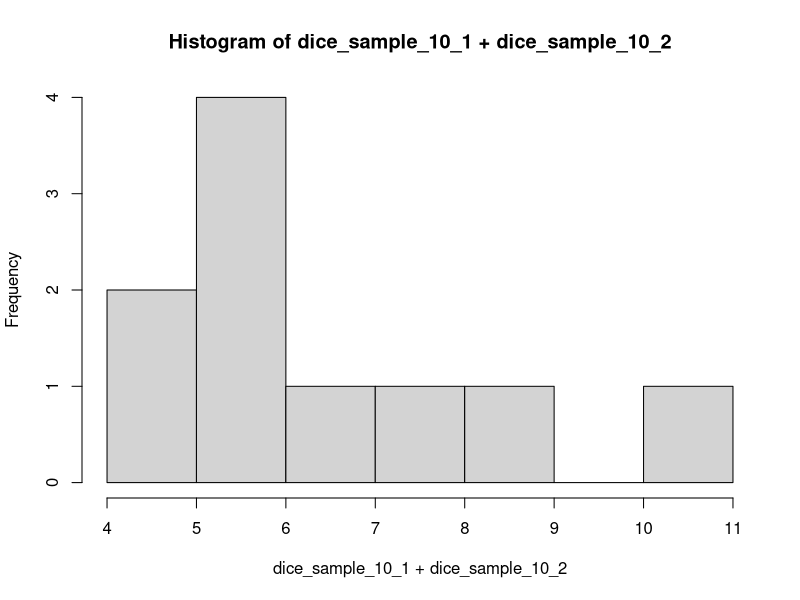
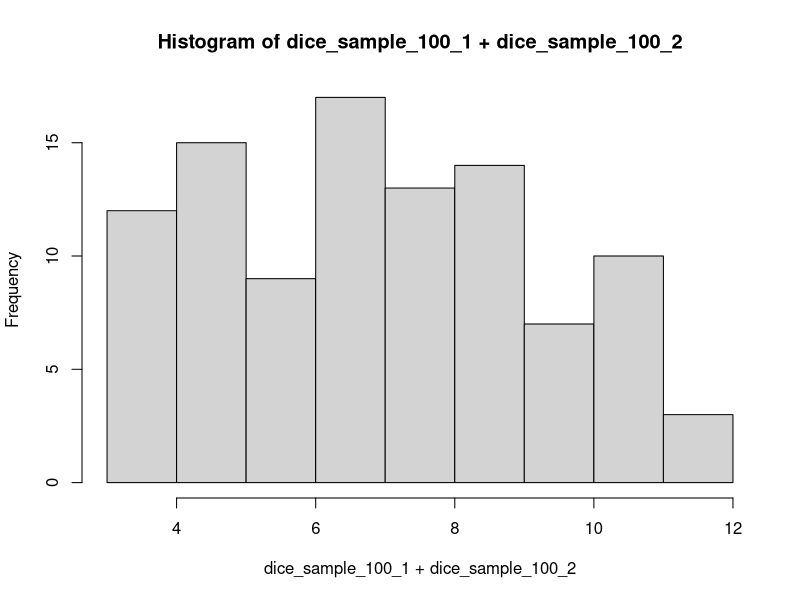
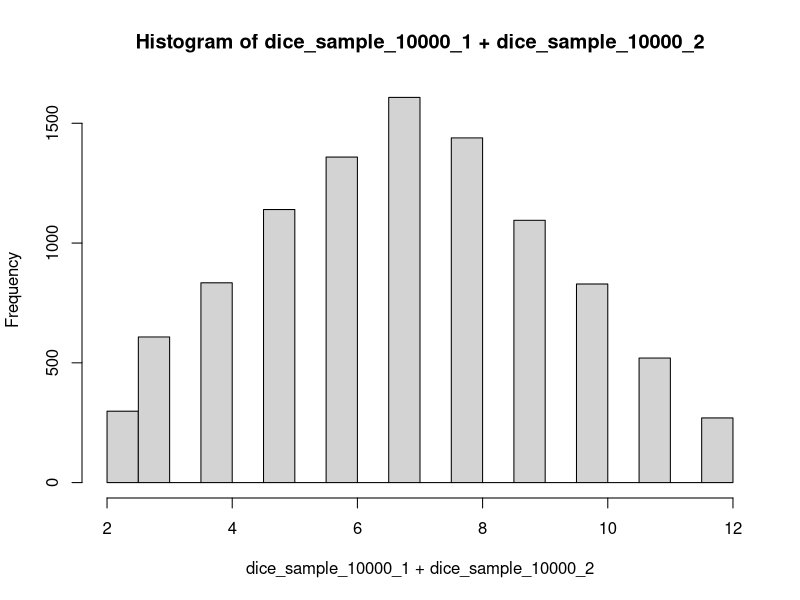

Source code (R) for these figures, in order:
# In R, roll two dice and sum their scores

dice1 <- sample(1:6, replace = T)
dice2 <- sample(1:6, replace = T)

sum_dice <- dice1 + dice2


# Plot your results for 10 experiments, 100 experiments and 10000 experiments

dice_sample_10_1 <- sample(1:6, 10, replace = T)
dice_sample_10_2 <- sample(1:6, 10, replace = T)

hist(dice_sample_10_1 + dice_sample_10_2)

dice_sample_100_1 <- sample(1:6, 10^2, replace = T)
dice_sample_100_2 <- sample(1:6, 10^2, replace = T)

hist(dice_sample_100_1 + dice_sample_100_2)


dice_sample_10000_1 <- sample(1:6, 10^4, replace = T)
dice_sample_10000_2 <- sample(1:6, 10^4, replace = T)

hist(dice_sample_10000_1 + dice_sample_10000_2)


# What have you learned?